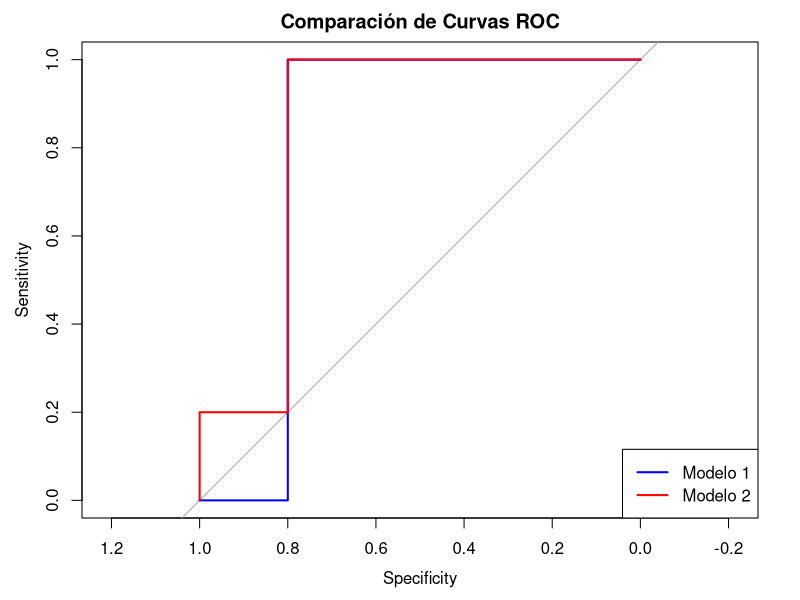

The R source for this figure:
rm(list=ls())
# Instalar y cargar el paquete pROC
if (!require(pROC)) install.packages("pROC")
library(pROC)

# Datos de ejemplo
# Etiquetas de la verdadera clase (0 = negativo, 1 = positivo)
true_labels <- c(0, 1, 1, 1, 0, 1, 0, 0, 1, 0)

# Predicciones modelo 1
scores_model1 <- c(0.9, 0.8, 0.4, 0.7, 0.3, 0.85, 0.2, 0.1, 0.88, 0.05)

# Predicciones modelo 2
scores_model2 <- c(0.85, 0.7, 0.3, 0.65, 0.25, 0.8, 0.15, 0.05, 0.9, 0.1)

# Crear las curvas ROC para ambos modelos
roc1 <- roc(true_labels, scores_model1)
auc(roc1)
roc2 <- roc(true_labels, scores_model2)
auc(roc2)

# Visualizar las curvas ROC
plot(roc1, col = "blue", main = "Comparación de Curvas ROC")
lines(roc2, col = "red")
legend("bottomright", legend = c("Modelo 1", "Modelo 2"), col = c("blue", "red"), lwd = 2)

# Comparación estadística de las AUC
test_result <- roc.test(roc1, roc2, method = "delong")
print(test_result)
